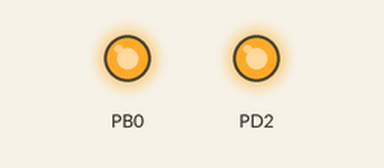
Recording of a program running on a simulated ATmega328P, built with avr-gcc and emulated at 16 MHz. Shown: output pins drawn as LEDs (lit = HIGH).

Above: at 0.1 s.
Timing chart, 0 to 1.6 s (numbered marks = the images above):
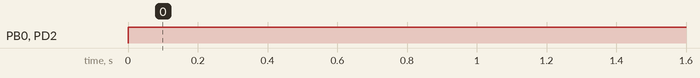

The program:

main.c
```c
/*
 * Project.c
 *
 * Created: 8/30/2022 09:28:50 PM
 * Author : Sergiu Maier
 */

#include "main_defines.h"
#include "timer0_func.h"
#include "main_func.h"
#include "main_mcu_init.h"
#include "senzor_hc_sr04.h"

#include <avr/io.h>
#include <avr/interrupt.h>
#include <util/delay.h>

uint8_t valoare;

int main(void){

	init_devices();	//porturi, timer, intreruperi

	do
	{
		start_timer0();
		//pinSet(&PORTB, PINB0);

		trigger();
	    valoare = calcul_distanta();

		if(valoare <= TIMP_LED_ON)
		    pinSet(&PORTB, PINB0);
		else
			pinReset(&PORTB, PINB0);

	}while(1);
}
```

main_defines.h
```c
/*
 * main_defines.h
 *
 * Created: 8/31/2022 9:10:38 AM
 *  Author: Sergiu Maier
 */

#ifndef MAIN_DEFINES_H_
	#define MAIN_DEFINES_H_

#define F_CPU 16000000UL
#define TIMP_LED_ON 6	//durata de timp in secunde cat LED-urile sunt aprinse

#endif /* MAIN_DEFINES_H_ */
```

main_func.c
```c
/*
 * main_func.c
 *
 * Created: 9/01/2022 10:14:32 AM
 *  Author: Sergiu Maier
 */

#include "main_func.h"
#include "main_defines.h"
#include "timer0_func.h"
#include "senzor_hc_sr04.h"

void pinSet(volatile uint8_t *port, uint8_t pin){

	*port |=  1 << pin;
}

void pinReset(volatile uint8_t *port, uint8_t pin){

	*port &=  ~(1 << pin);
}

ISR(TIMER0_COMPA_vect){

	cli();

	contor_secunde++;
	timp++;

	if(contor_secunde >= (1/GENERARE_INTRERUPERE)){
		secunde++;
		contor_secunde = 0;
	}

	sei();
}

ISR(INT0_vect){

	cli();

	if(PIND & (1 << PIND2))
		timp_start = timp; //primul front al semnalului
	else
	{
		timp_final = timp - timp_start;  //timp intre fronturi
		timp = 0;
	}

	sei();
}
```

main_func.h
```c
/*
 * main_func.h
 *
 * Created: 8/31/2022 9:14:46 AM
 *  Author: Sergiu Maier
 */

#ifndef MAIN_FUNC_H_
	#define MAIN_FUNC_H_

#include "main_defines.h"

#include <avr/io.h>
#include <avr/interrupt.h>
#include <util/delay.h>

uint8_t secunde;
uint8_t contor_secunde;	//contor pentru generarea secundelor
uint8_t timp;
uint8_t flag1;

void pinSet(volatile uint8_t *port, uint8_t pin);
void pinReset(volatile uint8_t *port, uint8_t pin);
ISR(TIMER0_COMPA_vect);
ISR(INT0_vect);

#endif /* MAIN_FUNC_H_ */
```

main_mcu_init.c
```c
/*
 * main_mcu_init.c
 *
 * Created: 8/31/2022 9:00:08 AM
 *  Author: Sergiu Maier
 */

#include "main_mcu_init.h"
#include "main_defines.h"
#include "timer0_func.h"
#include "main_func.h"

#include <stdio.h>

void port_init(void){

	DDRB = 0x01;   //00000011
	PORTB = 0x00;  //00000010

	DDRD |= (1 << PIND2);  //INT0
	PORTD |= (1 << PIND2);
}

void interrupt_init(void){

	EICRA |= (0 << ISC11) | (0 << ISC10) | (0 << ISC01) | (1 << ISC00);
	EIMSK |= (0 << INT1) | (1 << INT0);
	EIFR |= (0 << INTF1) | (0 << INTF0);
	PCICR |= (0 << PCIE2) | (0 << PCIE1) | (0 << PCIE0);
}

void init_devices(void){

	cli();

	port_init();
	interrupt_init();
	timer0_init();

	sei();
}
```

main_mcu_init.h
```c
/*
 * main_mcu_init.h
 *
 * Created: 8/31/2022 9:03:26 AM
 *  Author: Sergiu Maier
 */

#ifndef MAIN_MCU_INIT_H_
	#define MAIN_MCU_INIT_H_

#include "main_defines.h"

void port_init(void);
void timer0_init(void);
void interrupt_init(void);
void init_devices(void);

#endif /* MAIN_MCU_INIT_H_ */
```

senzor_hc_sr04.c
```c
/*
 * senzor_hc_sr04.c
 *
 * Created: 9/15/2022 10:32:59 AM
 *  Author: sergi
 */

#include "senzor_hc_sr04.h"
#include "main_func.h"

void trigger(){

	if(contor_secunde >= 10){
		PORTB &= ~(1 << PINB1);
	}

	if(contor_secunde >= 100){
		PORTB |= 1 << PINB1;
	}

	if(contor_secunde >= 200)
	{
		PORTB &= ~(1 << PINB1);
		contor_secunde = 0;
	}
}

//calculul latimii impulsului se face in rutina de intrerupere INT0

uint8_t calcul_distanta(){

	distanta = timp_final*VITEZA_SUNETULUI*0.5*10;

	return distanta;
}
```

senzor_hc_sr04.h
```c
/*
 * senzor_hc_sr04.h
 *
 * Created: 9/15/2022 10:33:23 AM
 *  Author: sergi
 */


#ifndef SENZOR_HC_SR04_H_
#define SENZOR_HC_SR04_H_

#define PIN_TRIG PINB1 //pinii se vor modifica dupa caz
#define PIN_ECHO PINB2

#define VITEZA_SUNETULUI 0.034 //(cm/microsec)

#include <avr/io.h>
#include <avr/interrupt.h>

uint8_t durata;
uint8_t distanta;
uint32_t timp_start;
uint32_t timp_final;

//trigger senzor
void trigger();

//calculul distantei
uint8_t calcul_distanta();

#endif /* SENZOR_HC-SR04_H_ */
```

timer0_func.c
```c
/*
 * timer0_func.c
 *
 * Created: 9/1/2022 12:35:25 PM
 *  Author: sergi
 */
#include "timer0_func.h"

void timer0_init(void){

	TCCR0A |= (1 << WGM01) | (0 << WGM00);  //modul CTC
	OCR0A = 0xF9;
	TIMSK0 |= (1 << OCIE0A);
}

void start_timer0(){
	TCCR0B |= START_TIMER0;
}

void stop_timer0(){
	TCCR0B &= STOP_TIMER0;
}
```

timer0_func.h
```c
/*
 * timer0_defines.h
 *
 * Created: 9/1/2022 12:08:33 PM
 *  Author: Sergiu Maier
 */

#ifndef TIMER0_DEFINES_H_
	#define TIMER0_DEFINES_H_

#include "main_defines.h"
#include <avr/io.h>
#include <avr/interrupt.h>

#define START_TIMER0 (0 << CS02) | (1 << CS01) | (1 << CS00) //prescalar
#define STOP_TIMER0 0b11111000

#define GENERARE_INTRERUPERE 0.001 //generarea unei intreruperi la fiecare x secunde
#define VALOARE_TOP_REGISTRU 256   //valoarea de top a registrului TCNT0 (timer 8 biti)

void start_timer0();

void stop_timer0();

#endif /* TIMER0_DEFINES_H_ */
```

Measured:
- by itself, PB0, PD2: LOW → HIGH at 0.00 s
